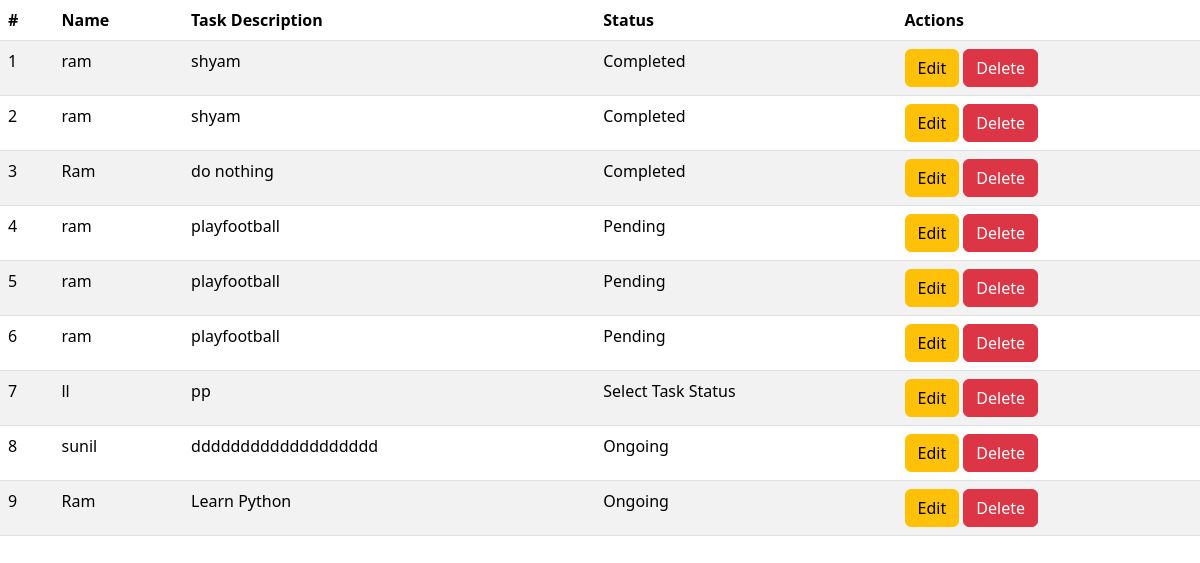
/todo/, run on an earlier commit of the app's database.
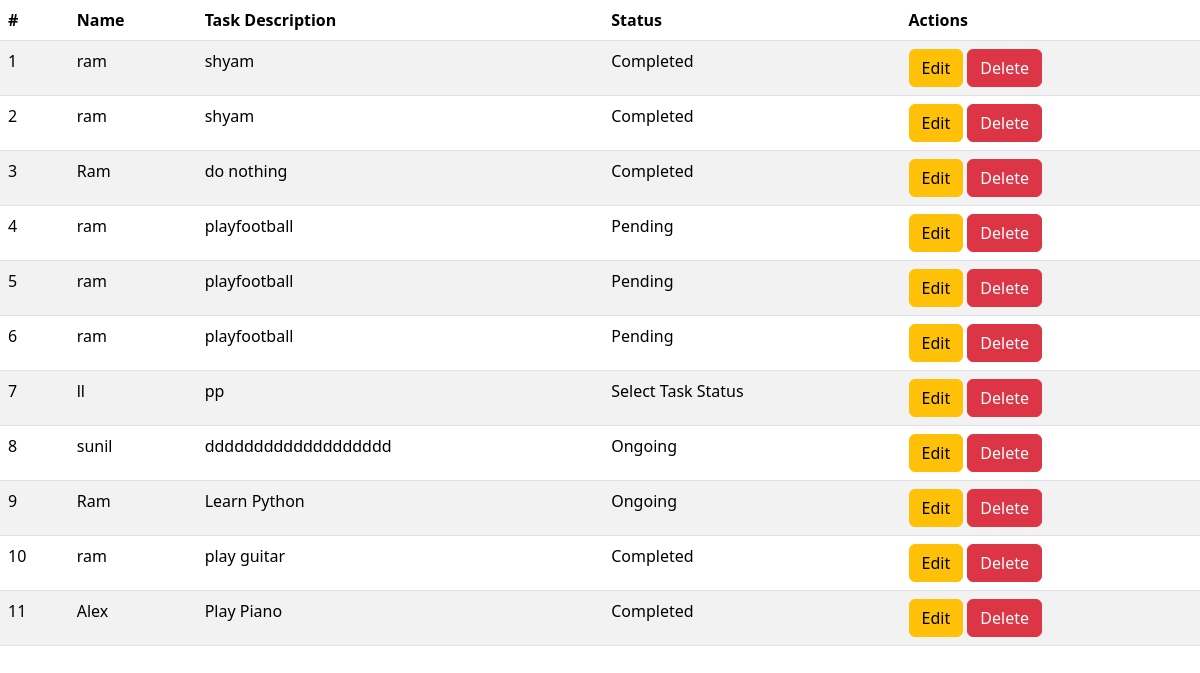
And on a later commit of the database.
### todo/models.py (models this page shows)
class Todo(models.Model):
    task_name = models.CharField(max_length=255)
    task_description = models.TextField()
    task_status = models.CharField(max_length=50)

### todo/views.py (the view)
# urls.py: path('todo/', todo_view),
def todo_view(request):
    TodoList = Todo.objects.all()
    return render(request, 'todo_page.html', context={'Tasks': TodoList})

### todo/templates/todo_page.html (shortened to what this page needs)
<!DOCTYPE html>
<html lang="en">
<head>
    <link href="https://cdn.jsdelivr.net/npm/bootstrap@5.3.6/dist/css/bootstrap.min.css" rel="stylesheet">
</head>
<body>
<table class="table table-striped">
  <thead>
    <tr>
      <th scope="col">#</th>
      <th scope="col">Name</th>
      <th scope="col">Task Description</th>
      <th scope="col">Status</th>
      <th scope="col">Actions</th>
    </tr>
  </thead>
  <tbody>
    {% for Task in Tasks %}
        <tr>
        <td>{{forloop.counter}}</td>
        <td>{{Task.task_name}}</td>
        <td>{{Task.task_description}}</td>
        <td>{{Task.task_status}}</td>
        <td><a href="{% url 'update-todo' pk=Task.id%}"><button type="button" class= "btn btn-warning">Edit</button></a>
            <a href="{% url 'delete-todo' pk=Task.id%}"><button type="button" class= "btn btn-danger">Delete</button></a></td>
        </tr>
    {% endfor %}
  </tbody>
</table>
</body>
</html>

What changed in the data, as far as the page shows it:
added Todo: task_name "ram", task_description "play guitar", task_status "Completed"
added Todo: task_name "Alex", task_description "Play Piano", task_status "Completed"
